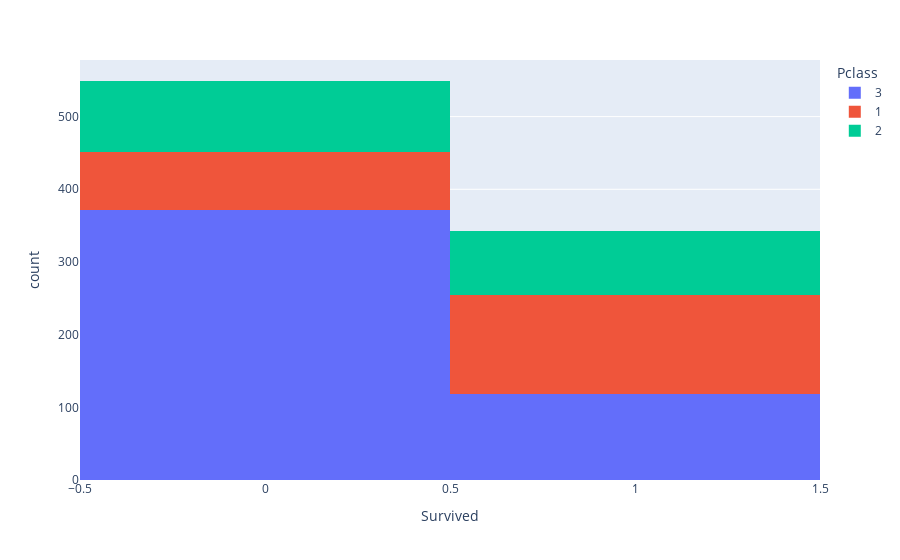

The notebook cell this image was saved under:
### Code cell
fig = px.histogram(df, x="Survived", color="Pclass")
fig.show()

### Figure 1 — Plotly figure (JSON) as saved in the notebook; plotly's stock layout.template omitted (floating-point values rounded to 4 significant figures; data arrays with more than 128 entries replaced by an {"elided": "..."} marker saying what was removed)
{"data": [{"alignmentgroup": "True", "bingroup": "x", "hovertemplate": "Pclass=3<br>Survived=%{x}<br>count=%{y}<extra></extra>", "legendgroup": "3", "marker": {"color": "#636efa", "pattern": {"shape": ""}}, "name": "3", "offsetgroup": "3", "orientation": "v", "showlegend": true, "type": "histogram", "x": {"elided": "491 int values"}, "xaxis": "x", "yaxis": "y"}, {"alignmentgroup": "True", "bingroup": "x", "hovertemplate": "Pclass=1<br>Survived=%{x}<br>count=%{y}<extra></extra>", "legendgroup": "1", "marker": {"color": "#EF553B", "pattern": {"shape": ""}}, "name": "1", "offsetgroup": "1", "orientation": "v", "showlegend": true, "type": "histogram", "x": {"elided": "216 int values"}, "xaxis": "x", "yaxis": "y"}, {"alignmentgroup": "True", "bingroup": "x", "hovertemplate": "Pclass=2<br>Survived=%{x}<br>count=%{y}<extra></extra>", "legendgroup": "2", "marker": {"color": "#00cc96", "pattern": {"shape": ""}}, "name": "2", "offsetgroup": "2", "orientation": "v", "showlegend": true, "type": "histogram", "x": {"elided": "184 int values"}, "xaxis": "x", "yaxis": "y"}], "layout": {"barmode": "relative", "legend": {"title": {"text": "Pclass"}, "tracegroupgap": 0}, "margin": {"t": 60}, "xaxis": {"anchor": "y", "domain": [0, 1], "title": {"text": "Survived"}}, "yaxis": {"anchor": "x", "domain": [0, 1], "title": {"text": "count"}}}}
